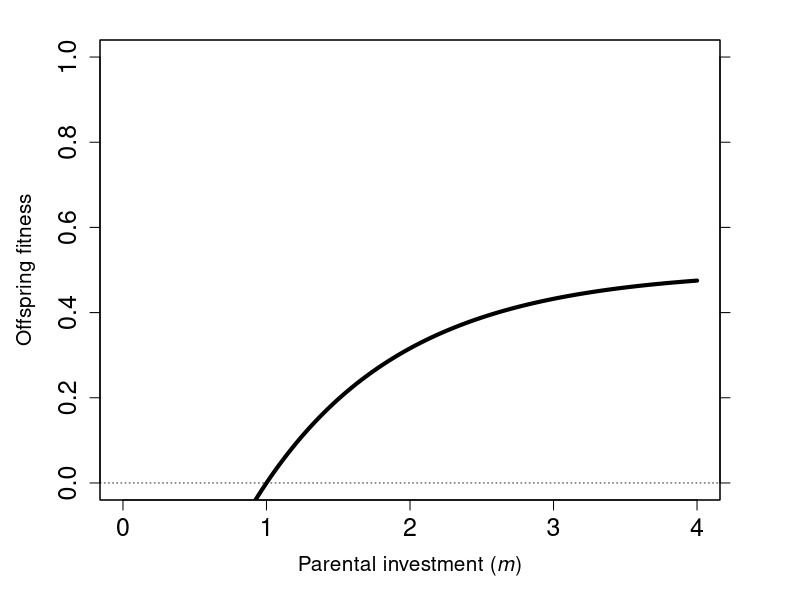
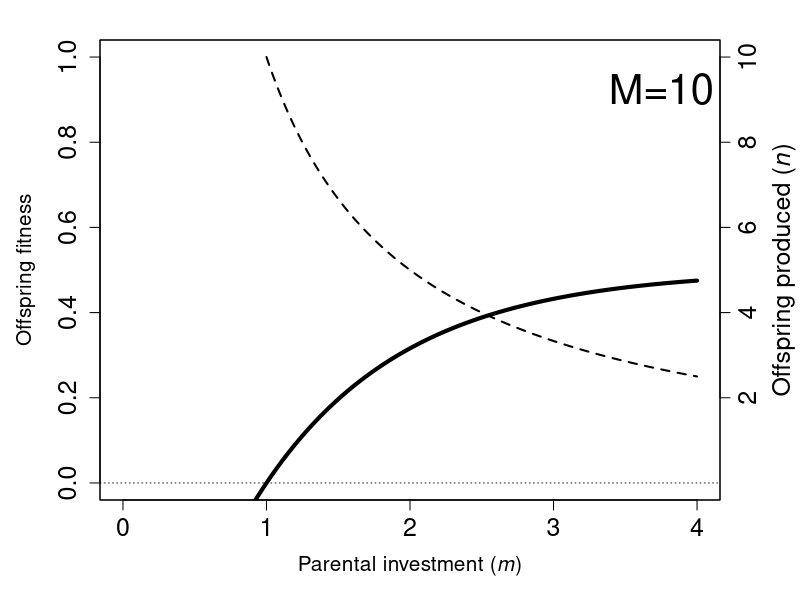
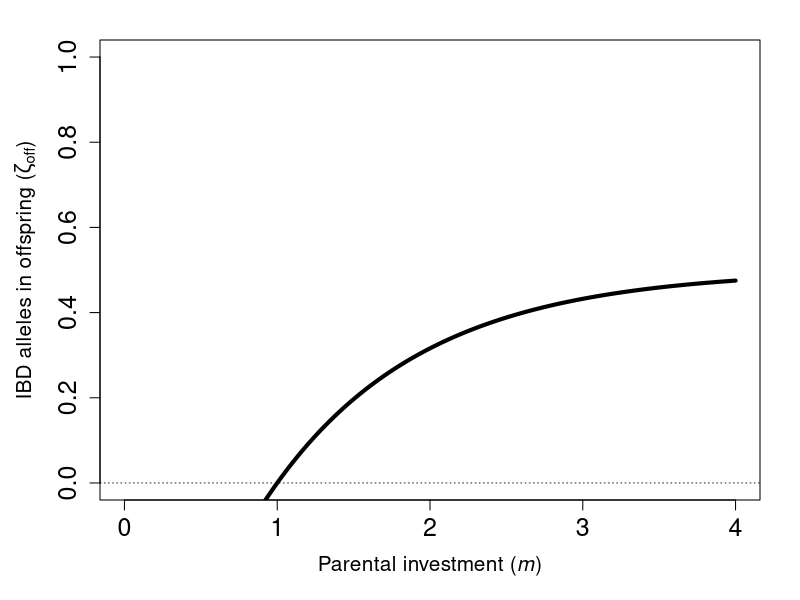

These charts were generated, in order, by the following R code: (Note: this script raises an error after producing the figures.)
## ---- chunk 1
OffATr <- function(r, m, mmin=1, Beta=1, c=1){
    return( (1/2)*(1+r) * (1 - exp(-c*(m - mmin - Beta*r)) ));
}
PI  <- seq(from=0,to=4,by=0.01);
All <- OffATr(r=0, m=PI, mmin=1, Beta=0, c=1);
par(mar=c(5,5,2,4));
plot(PI,All,type="l",lwd=4,ylim=c(0,1),xlim=c(0,4),
     xlab=expression(paste("Parental investment (",italic(m),")")),
     ylab=expression(paste("Offspring fitness")),
     cex.lab=1.25,cex.axis=1.5);
par(new=TRUE);
plot(x=PI,y=10/PI,ylim=c(0,10),lwd=0,xaxt="n",yaxt="n",
     xlab="",ylab="",lty="dashed",type="l",col="white");
axis(4, cex.axis=0.01, col.axis="black");
mtext(text=expression(paste("Offspring produced (",italic(n),")")),
      side=4,line=3, cex=1.5, col="white");
abline(h=0,lty="dotted",lwd=0.8);
## ---- chunk 2
OffATr <- function(r, m, mmin=1, Beta=1, c=1){
    return( (1/2)*(1+r) * (1 - exp(-c*(m - mmin - Beta*r)) ));
}
PI  <- seq(from=0,to=4,by=0.01);
All <- OffATr(r=0, m=PI, mmin=1, Beta=0, c=1);
par(mar=c(5,5,2,4));
plot(PI,All,type="l",lwd=4,ylim=c(0,1),xlim=c(0,4),
     xlab=expression(paste("Parental investment (",italic(m),")")),
     ylab=expression(paste("Offspring fitness")),
     cex.lab=1.25,cex.axis=1.5);
par(new=TRUE);
plot(x=PI[PI>=1],y=10/PI[PI>=1],ylim=c(0,10),lwd=2,xaxt="n",yaxt="n",xlim=c(0,4),
     xlab="",ylab="",lty="dashed",type="l",col="black");
axis(4, cex.axis=1.5, col.axis="black", at=c(2,4,6,8,10));
mtext(text=expression(paste("Offspring produced (",italic(n),")")),
      side=4,line=3, cex=1.5, col="black");
text(x=3.75,y=9.25,labels="M=10",cex=2.5);
abline(h=0,lty="dotted",lwd=0.8);
## ---- chunk 3
# Below is a function of the general equation for plotting
OffATr <- function(r, m, mmin=1, Beta=1, c=1){
    return( (1/2)*(1+r) * (1 - exp(-c*(m - mmin - Beta*r)) ));
}
PI  <- seq(from=0,to=4,by=0.01);
All <- OffATr(r=0, m=PI, mmin=1, Beta=0, c=1);
par(mar=c(5,5,2,2));
plot(PI,All,type="l",lwd=4,ylim=c(0,1),
  xlab=expression(paste("Parental investment (",italic(m),")")),
  ylab=expression(paste("IBD alleles in offspring (",zeta[off],")")),
  cex.lab=1.25,cex.axis=1.5);
abline(h=0,lty="dotted",lwd=0.8);
## ---- chunk 4
# Below is fmd for analysis and plotting
OffATrd <- function(r, m, mmin=1, Beta=1, c=1){
    return(  0.5 * (1 + r) * (exp(-c * (m - mmin - Beta * r)) * c)  );
    # Also can simplify: return(  (c/2)*(1+r)*exp(-c*(m-mmin-Beta*r))  );
} # We'll need the above to find m^{*} and \gamma^{*} 
# To find m^{*}, can use the function below
findm <- function(low.guess,high.guess,rval,mmin=1,Beta=1,c=1){
  fm  <- function(m,r=rval){ 
           OffATrd(r=rval, mmin=mmin, Beta=Beta, m=m, c=c)*(0-m) + 
             OffATr(r=rval, mmin=mmin, Beta=Beta, m=m, c=c);
         }
  lg  <- fm(m=low.guess, r=rval);
  hg  <- fm(m=high.guess,r=rval);
  if(lg > 0){
    u <- low.guess;
    l <- high.guess;
  }else{
    u <- high.guess;
    l <- low.guess;
  }
  if((fm(l) > 0 & fm(u) > 0) | (fm(l) < 0 & fm(u) < 0)){
    return("Value of m is outside the range");
  }else{
    check  <- 1;
    mguess <- 0.5 * (l+u);
    i      <- 0;
    while(abs(check) > 0.000001 & i < 1000000){
        check <- fm(r=rval, m=mguess);
        if(check > 0){
          u      <- mguess;
          mguess <- 0.5*(l+mguess); 
        }else{
          l      <- mguess;
          mguess <- 0.5*(u+mguess);
        }
        i <- i+1;
    }
    return(mguess);
  }
} # Running the below returns the estimate
fmpl  <- expression(zeta[off] == frac(1,2)*(1+r)*(1-e^{(-c*(m-m[min]-beta*r))}));
inputPanel(
    
  sliderInput("rval", label = "Relatedness", width="100%",
              min = 0.0, max = 1, value = 0, step = 0.05), 
    
  sliderInput("cval", label = "PI curve", width="100%",
              min = 0.0, max = 3, value = 1, step=0.2),
  
  sliderInput("mmin", label = "Minimum m value", width="100%",
              min = 0.0, max = 2, value = 1, step = 0.1),
  
  sliderInput("Beta", label = "Inbreeding depression", 
              width="100%", min = 0.0, max = 5, value = 0, step = 0.2)
)

renderPlot({
  cc  <- as.numeric(input$cval);
  mm  <- as.numeric(input$mmin);
  bb  <- as.numeric(input$Beta);
  rr  <- as.numeric(input$rval);
  rmm <- findm(low.guess=0,high.guess=6,rval=rr,mmin=mm,Beta=bb,c=cc);
  mzt <- OffATr(r=rr, m=rmm, mmin=mm, Beta=bb, c=cc);
  rmg <- mzt / rmm;    
  PI  <- seq(from=0,to=4,by=0.01);
  All <- OffATr(r=rr, m=PI, mmin=mm, Beta=bb, c=cc);
  par(mar=c(5,5,2,2));
  plot(PI,All,type="l",lwd=4,ylim=c(0,1),
     xlab=expression(paste("Parental investment (",italic(m),")")),
     ylab=expression(paste("IBD alleles in offspring (",zeta[off],")")),
     cex.lab=1.5,cex.axis=1.5);
  abline(h=0,lty="dotted",lwd=0.8);
  abline(a=0,b=rmg,lty="solid", lwd=2,col="blue");
  arrows(x0=rmm,y0=mzt/2,x1=rmm,y1=0,length = 0.15,angle=30,code=2,lwd=3,col="blue");
  text(x=1,y=0.8,labels=fmpl,cex=2);
  text(x=rmm,y=0.5*mzt+0.07,labels=expression(paste(italic(m)^"*")),col="blue",cex=2);
  text(x=0.5,y=rmg*0.5+0.07,labels=expression(paste(italic(gamma^"*"))),
       srt=rmg,cex=2,col="blue");
})

## ---- chunk 5
bss <- seq(from=0.5,to=5,by=0.25);
gamz <- function(rvl,betas,mmin=1,c=1){
    mvl <- rep(0,length(betas));
    gam <- rep(0,length(betas));
    for(i in 1:length(bss)){
        mvl[i] <- findm(low.guess=0,high.guess=10,rval=rvl,mmin=1,Beta=betas[i],c=1);
        gam[i] <- OffATr(r=rvl, m=mvl[i], mmin=1, Beta=betas[i], c=1) / mvl[i];
    }
    return(list(mvl=mvl,gam=gam));
}
rg000 <- gamz(rvl=0.000,betas=bss);
rg125 <- gamz(rvl=0.125,betas=bss);
rg250 <- gamz(rvl=0.250,betas=bss);
rg500 <- gamz(rvl=0.500,betas=bss);
#----------------------------------------------------------------
par(mar=c(5,5,2,1),lwd=2);
plot(x=bss,y=rg000$mvl,type="l",lwd=2,ylim=c(2,6),pch=1.5,
     xlab=expression(paste("Inbreeding depression (",beta,")")),
     ylab=expression(paste("Optimum parental investment (",italic(m),"*)")),
     cex.lab=1.5,cex.axis=1.5);
points(x=bss,y=rg125$mvl,type="l",lwd=2);
points(x=bss,y=rg250$mvl,type="l",lwd=2);
points(x=bss,y=rg500$mvl,type="l",lwd=2);
text(x=bss[17],y=rg000$mvl[17]+0.15,labels="r=0",srt=-0,cex=1.25);
text(x=bss[17],y=rg125$mvl[17]+0.15,labels="r=1/8",srt=6,cex=1.25);
text(x=bss[17],y=rg250$mvl[17]+0.15,labels="r=1/4",srt=12,cex=1.25);
text(x=bss[17],y=rg500$mvl[17]+0.15,labels="r=1/2",srt=22,cex=1.25);
## ---- chunk 6
par(mar=c(5,5,0.25,1),lwd=2);
plot(x=bss,y=rg000$gam,type="l",lwd=2,ylim=c(0.12,0.22),pch=1.5,yaxt="n",
     xlab=expression(paste("Inbreeding depression (",beta,")")),
     ylab=expression(paste("Rate of fitness increase (",gamma,"*)")),
     cex.lab=1.5,cex.axis=1.5);
axis(side=2,at=c(0.12,0.16,0.20),cex.axis=1.5);
points(x=bss,y=rg125$gam,type="l",lwd=2);
points(x=bss,y=rg250$gam,type="l",lwd=2);
points(x=bss,y=rg500$gam,type="l",lwd=2);
text(x=bss[17],y=rg000$gam[17]+0.003,labels="r=0",srt=-0,cex=1.25);
text(x=bss[17],y=rg125$gam[17]+0.003,labels="r=1/8",srt=-6,cex=1.25);
text(x=bss[17],y=rg250$gam[17]+0.003,labels="r=1/4",srt=-12,cex=1.25);
text(x=bss[17],y=rg500$gam[17]+0.003,labels="r=1/2",srt=-18,cex=1.25);

## ---- chunk 7
# First the below plots the new figure
bss <- seq(from=0.5,to=5,by=0.25);
gamznokin <- function(rvl,betas,mmin=1,c=1){
    mvl <- rep(0,length(betas));
    gam <- rep(0,length(betas));
    for(i in 1:length(bss)){
        mvl[i] <- findm(low.guess=0,high.guess=10,rval=0,mmin=1,Beta=betas[i],c=1);
        gam[i] <- OffATr(r=rvl, m=mvl[i], mmin=1, Beta=betas[i], c=1) / mvl[i];
    }
    return(list(mvl=mvl,gam=gam));
}
rg000nk <- gamznokin(rvl=0.000,betas=bss);
rg125nk <- gamznokin(rvl=0.125,betas=bss);
rg250nk <- gamznokin(rvl=0.250,betas=bss);
rg500nk <- gamznokin(rvl=0.500,betas=bss);
par(mar=c(5,5,0.25,1),lwd=2);
plot(x=bss,y=rg000nk$gam,type="l",lwd=2,ylim=c(0.12,0.22),pch=1.5,yaxt="n",
     xlab=expression(paste("Inbreeding depression (",beta,")")),
     ylab=expression(paste("Rate of fitness increase (",gamma,")")),
     cex.lab=1.5,cex.axis=1.5);
axis(side=2,at=c(0.12,0.16,0.20),cex.axis=1.5);
points(x=bss,y=rg125nk$gam,type="l",lwd=2);
points(x=bss,y=rg250nk$gam,type="l",lwd=2);
points(x=bss,y=rg500nk$gam,type="l",lwd=2);
text(x=bss[12],y=rg000nk$gam[12]+0.003,labels="r=0",srt=-0,cex=1.25);
text(x=bss[10],y=rg125nk$gam[10]+0.004,labels="r=1/8",srt=-22.5,cex=1.25);
text(x=bss[7],y=rg250nk$gam[7]+0.005,labels="r=1/4",srt=-44,cex=1.25);
text(x=bss[4]+0.08,y=rg500nk$gam[4]+0.004,labels="r=1/2",srt=-60,cex=1.25);
# Next, the below generates a function to find where lines intersect
# Finds the beta at which a particular r value intersects r=0 for fitness
findbeta <- function(high.guess,rval,m=FALSE,mmin=1,c=1){
    low.guess <- 0;
    outbr <- findm(low.guess=0,high.guess=10,rval=0,mmin=mmin,Beta=0,c=c);
    outgm <- OffATr(r=0,m=outbr,mmin=mmin,Beta=0,c=c) / outbr;
    if(m == FALSE){ # If we're not constraining m
        check  <- 1;
        bguess <- 0.5 * high.guess;
        i      <- 0;
        l      <- low.guess
        u      <- high.guess;
        while(abs(check) > 0.000001 & i < 1000000){
            mst   <- findm(low.guess=0,high.guess=10,rval=rval,mmin=mmin,Beta=bguess,c=c);
            gam   <- OffATr(r=rval,m=mst,mmin=mmin,Beta=bguess,c=c) / mst;
            check <- gam - outgm;
            if(check < 0){
                u      <- bguess;
                bguess <- 0.5*(l+bguess); 
            }else{
                l      <- bguess;
                bguess <- 0.5*(u+bguess);
            }
            i <- i+1;
        }
    }else{ #If we are forcing m to a particular value
        check  <- 1;
        bguess <- 0.5 * high.guess;
        i      <- 0;
        l      <- low.guess
        u      <- high.guess;
        while(abs(check) > 0.000001 & i < 1000000){
            gam   <- OffATr(r=rval,m=m,mmin=mmin,Beta=bguess,c=c) / m;
            check <- gam - outgm;
            if(check < 0){
                u      <- bguess;
                bguess <- 0.5*(l+bguess); 
            }else{
                l      <- bguess;
                bguess <- 0.5*(u+bguess);
            }
            i <- i+1;
        }
    }   
    return(bguess);
}
## ---- chunk 8
# Below returns m^{*} for outbreeders and inbreeders, respectively
r00m <- findm(low.guess=0,high.guess=4,rval=0.0,mmin=1,Beta=1,c=1);
r05m <- findm(low.guess=0,high.guess=4,rval=0.5,mmin=1,Beta=1,c=1);
# Below finds the tangent slope, \gamma^{*}
r00g <- OffATr(r=0,   m=r00m, mmin=1, Beta=1, c=1) / r00m;
r05g <- OffATr(r=0.5, m=r05m, mmin=1, Beta=1, c=1) / r05m;
fpair <- expression(0.5*(1+r)*(1-exp(-c*(m-mmin-Beta*r))) - 
                        (r/2)*(1-exp(-c*(z-mmin))),'m');
fpaird <- D(fpair,'m'); # can print fmd to show solution
Offpair <- function(r, m, mmin=1, Beta=1, c=1, m0=r00m){
    direct   <- (1/2)*(1+r) * (1 - exp(-c*(m - mmin - Beta*r)) );
    indirect <- (r/2)*(1-exp(-c*(r00m-mmin)));
    return( direct - indirect);
}
findmpair <- function(low.guess,high.guess,rval,mmin=1,Beta=1,c=1,m0=r00m){
    # Note that derivative of zeta has not changed, only the original f
    fm  <- function(m,r=rval){ 
        OffATrd(r=rval, mmin=mmin, Beta=Beta, m=m, c=c)*(0-m) + 
            Offpair(r=rval, mmin=mmin, Beta=Beta, m=m, c=c, m0=m0);
    }
    lg  <- fm(m=low.guess, r=rval);
    hg  <- fm(m=high.guess,r=rval);
    if(lg > 0){
        u <- low.guess;
        l <- high.guess;
    }else{
        u <- high.guess;
        l <- low.guess;
    }
    if((fm(l) > 0 & fm(u) > 0) | (fm(l) < 0 & fm(u) < 0)){
        return("Value of m is outside the range");
    }else{
        check  <- 1;
        mguess <- 0.5 * (l+u);
        i      <- 0;
        while(abs(check) > 0.000001 & i < 1000000){
            check <- fm(r=rval, m=mguess);
            if(check > 0){
                u      <- mguess;
                mguess <- 0.5*(l+mguess); 
            }else{
                l      <- mguess;
                mguess <- 0.5*(u+mguess);
            }
            i <- i+1;
        }
        return(mguess);
    }
} # Running the below returns the
bss <- seq(from=0.5,to=5,by=0.25);
gamzp <- function(rvl,betas,mmin=1,c=1,m0=r00m){
    mvl <- rep(0,length(betas));
    gam <- rep(0,length(betas));
    for(i in 1:length(bss)){
        mvl[i] <- findmpair(low.guess=0,high.guess=10,rval=rvl,
                            mmin=1,Beta=betas[i],c=1,m0=r00m);
        gam[i] <- Offpair(r=rvl,m=mvl[i],mmin=1,Beta=betas[i],c=1,m0=m0) / mvl[i];
    }
    return(list(mvl=mvl,gam=gam));
}
rg000p <- gamzp(rvl=0.000,betas=bss);
rg125p <- gamzp(rvl=0.125,betas=bss);
rg250p <- gamzp(rvl=0.250,betas=bss);
rg500p <- gamzp(rvl=0.500,betas=bss);
#----------------------------------------------------------------
par(mar=c(1,5,2,1),lwd=2);
plot(x=bss,y=rg000p$mvl,type="l",lwd=2,ylim=c(2,6),pch=1.5,xaxt="n",
     xlab=expression(paste("Inbreeding depression (",beta,")")),
     ylab=expression(paste("Optimum parental investment (",italic(m),"*)")),
     cex.lab=1.5,cex.axis=1.5);
points(x=bss,y=rg125p$mvl,type="l",lwd=2);
points(x=bss,y=rg250p$mvl,type="l",lwd=2);
points(x=bss,y=rg500p$mvl,type="l",lwd=2);
points(x=bss,y=rg125$mvl,type="l",lwd=2,lty="dotted",col="grey30");
points(x=bss,y=rg250$mvl,type="l",lwd=2,lty="dotted",col="grey30");
points(x=bss,y=rg500$mvl,type="l",lwd=2,lty="dotted",col="grey30");
text(x=bss[17],y=rg000p$mvl[17]+0.15,labels="r=0",srt=-0,cex=1.25);
text(x=bss[17],y=rg125p$mvl[17]+0.15,labels="r=1/8",srt=6,cex=1.25);
text(x=bss[17],y=rg250p$mvl[17]+0.15,labels="r=1/4",srt=12,cex=1.25);
text(x=bss[17],y=rg500p$mvl[17]+0.15,labels="r=1/2",srt=18,cex=1.25);
text(x=bss[18],y=rg125$mvl[18]-0.15,labels="r=1/8",srt=6,cex=0.8,col="grey30");
text(x=bss[18],y=rg250$mvl[18]-0.15,labels="r=1/4",srt=12,cex=0.8,col="grey30");
text(x=bss[18],y=rg500$mvl[18]-0.15,labels="r=1/2",srt=18,cex=0.8,col="grey30");
## ---- chunk 9
par(mar=c(5,5,0.25,1),lwd=2);
plot(x=bss,y=rg000p$gam,type="l",lwd=2,ylim=c(0.08,0.22),pch=1.5,yaxt="n",
     xlab=expression(paste("Inbreeding depression (",beta,")")),
     ylab=expression(paste("Rate of fitness increase (",gamma,"*)")),
     cex.lab=1.5,cex.axis=1.5);
axis(side=2,at=c(0.12,0.16,0.20),cex.axis=1.5);
points(x=bss,y=rg125p$gam,type="l",lwd=2);
points(x=bss,y=rg250p$gam,type="l",lwd=2);
points(x=bss,y=rg500p$gam,type="l",lwd=2);
points(x=bss,y=rg125$gam,type="l",lwd=2,lty="dotted",col="grey70");
points(x=bss,y=rg250$gam,type="l",lwd=2,lty="dotted",col="grey70");
points(x=bss,y=rg500$gam,type="l",lwd=2,lty="dotted",col="grey70");
text(x=bss[17],y=rg000p$gam[17]+0.005,labels="r=0",srt=-0,cex=1.25);
text(x=bss[17],y=rg125p$gam[17]+0.005,labels="r=1/8",srt=-4,cex=1.25);
text(x=bss[17],y=rg250p$gam[17]+0.005,labels="r=1/4",srt=-6,cex=1.25);
text(x=bss[17],y=rg500p$gam[17]+0.005,labels="r=1/2",srt=-8,cex=1.25);
text(x=bss[2],y=rg125$gam[2]+0.004,labels="r=1/8",srt=-7,cex=0.8,col="grey70");
text(x=bss[2],y=rg250$gam[2]+0.005,labels="r=1/4",srt=-12,cex=0.8,col="grey70");
text(x=bss[2],y=rg500$gam[2]+0.005,labels="r=1/2",srt=-23,cex=0.8,col="grey70");
## ---- chunk 10
OffATf <- function(f, k, m, B0=1, B1=1, c=1){
    return( (1/2)*(1+(2*k/(1+f))) * (1 - exp(-c*(m - B0 - 2*B1*k)) ));
}
findmf <- function(low.guess,high.guess,kval,fval,B1=1,c=1,B0=1){
  OffATf <- function(m, f=fval, k=kval, B0=1, B1=1, c=1){
    return( (1/2)*(1+(2*k/(1+f))) * (1 - exp(-c*(m - B0 - 2*B1*k)) ));
  }
  OffATff <- function(m, k=kval, f=fval, B0=1, B1=1, c=1){
    return( 0.5 * (1 + (2 * k/(f + 1))) * (exp(-c * (m - B0 - 2 * B1 * k)) * c) );
  }    
  fm <- function(m, f=fval, k=kval, B0=1, B1=1, c=1){
    OffATff(m=m, f=fval, k=kval, B0=B0, B1=B1, c=c)*(0-m) + 
          OffATf(m=m, f=fval, k=kval, B0=B0, B1=B1, c=c);
  }
  lg  <- fm(m=low.guess, k=kval, f=fval);
  hg  <- fm(m=high.guess,k=kval, f=fval);
  if(lg > 0){
    u <- low.guess;
    l <- high.guess;
  }else{
    u <- high.guess;
    l <- low.guess;
  }
  if((fm(l) > 0 & fm(u) > 0) | (fm(l) < 0 & fm(u) < 0)){
    return("Value of m is outside the range");
  }else{
    check  <- 1;
    mguess <- 0.5 * (l+u);
    i      <- 0;
    while(abs(check) > 0.001 & i < 10000){
        check <- fm(k=kval, f=fval, m=mguess);
        if(check > 0){
          u      <- mguess;
          mguess <- 0.5*(l+mguess); 
        }else{
          l      <- mguess;
          mguess <- 0.5*(u+mguess);
        }
        i <- i+1;
    }
    return(mguess);
  }
} # Running the below returns the estimate
PI         <- seq(from=0,to=4,by=0.01);
imopt.f000 <- findmf(low.guess=0,high.guess=4,kval=0.25,fval=0.0, B1=1);
imopt.f025 <- findmf(low.guess=0,high.guess=4,kval=0.25,fval=0.25, B1=1);
itang.f000 <- OffATf(m=imopt.f000, f=0, k=0.25, B0=1, B1=1, c=1) / imopt.f000;
itang.f025 <- OffATf(m=imopt.f025, f=0.25, k=0.25, B0=1, B1=1, c=1) / imopt.f025;
omopt.f000 <- findmf(low.guess=0,high.guess=4,kval=0.0,fval=0.0, B1=1);
omopt.f025 <- findmf(low.guess=0,high.guess=4,kval=0.0,fval=0.25, B1=1);
otang.f000 <- OffATf(m=omopt.f000, f=0, k=0.0, B0=1, B1=1, c=1) / omopt.f000;
otang.f025 <- OffATf(m=omopt.f025, f=0.25, k=0.0, B0=1, B1=1, c=1) / omopt.f025;
Alleles_IBD_f000 <- OffATf(k=0.25, f=0.0, m=PI, B0=1, B1=1, c=1);
par(mar=c(5,5,2,2));
plot(PI,Alleles_IBD_f000,type="l",lwd=1,ylim=c(0,1),lty="solid",
     xlab=expression(paste("Parental investment (",italic(m),")")),
     ylab=expression(paste("IBD alleles in offspring (",zeta[off],")")),
     cex.lab=1.5,cex.axis=1.5);
abline(h=0,lty="dotted",lwd=0.8);
Alleles_IBD_f025 <- OffATf(k=0.25, f=0.25, m=PI, B0=1, B1=1, c=1);
abline(b=itang.f000,a=0,lty="solid",lwd=0.5,col="grey40");
abline(b=itang.f025,a=0,lty="solid",lwd=0.5,col="grey40");
polygon(x=c(PI,rev(PI)),y=c(Alleles_IBD_f000,rev(Alleles_IBD_f025)),col="grey70",border=NA);
points(PI,Alleles_IBD_f025,type="l",lwd=1,col="black",lty="solid");
points(PI,Alleles_IBD_f000,type="l",lwd=1,col="black",lty="solid");
yof000 <- OffATf(k=0.25, f=0.0,  m=imopt.f000, B0=1, B1=1, c=1);
yof025 <- OffATf(k=0.25, f=0.25, m=imopt.f025, B0=1, B1=1, c=1);
xline  <- seq(from=1,to=imopt.f000,by=0.001);
points(x=xline,y=rep(yof000,length(xline)),type="l",lwd=1);
points(x=xline,y=rep(yof025,length(xline)),type="l",lwd=1);
yline  <- seq(from=0,to=yof025,by=0.001);
points(x=rep(imopt.f025,length(yline)),y=yline,type="l",lwd=1);
text(x=3.5,y=0.255,labels=expression(paste(italic(m^{"*"}))),cex=1.75);
arrows(x0=3.345,y0=0.205,x1=imopt.f025+0.04,y1=0.01,length = 0.15,angle=30,code=2,lwd=2);
text(x=0.75,y=0.8,labels=expression(paste(italic(f==0))),cex=1.25);
arrows(x0=0.8,y0=0.75,x1=1.1,y1=yof000+0.01,length = 0.15,angle=30,code=2,lwd=2);
text(x=0.67,y=0.35,labels=expression(paste(italic(f==frac(1,4)))),cex=1.25);
arrows(x0=0.87,y0=0.36,x1=1.1,y1=yof025-0.01,length = 0.15,angle=30,code=2,lwd=2);
## ---- chunk 11
fm  <- expression(0.5*(1+r) * (1 - exp(-c*(m-mmin-Beta*r))) * (1-r*Delta),'m');
# We can use the above to differentiate fm wrt `m`
fmd <- D(fm,'m'); # can print fmd to show solution
OffDelta <- function(r, m, mmin=1, Beta=1, c=1, Delta){
    return( 0.5*(1+r) * (1 - exp(-c*(m-mmin-Beta*r))) * (1-r*Delta) );
}
OffDeltad <- function(r, m, mmin=1, Beta=1, c=1, Delta){
    return( 0.5 * (1 + r) * (exp(-c * (m - mmin - Beta * r)) * c)*(1-r*Delta) );
}
findmDelta <- function(low.guess,high.guess,rval,mmin=1,Beta=1,c=1,Delta){
    fm  <- function(m,r=rval, DD=Delta){ 
        OffDeltad(r=rval, mmin=mmin, Beta=Beta, m=m, c=c, Delta=Delta)*(0-m) + 
            OffDelta(r=rval, mmin=mmin, Beta=Beta, m=m, c=c, Delta=Delta);
    }
    lg  <- fm(m=low.guess, r=rval, DD=Delta);
    hg  <- fm(m=high.guess,r=rval, DD=Delta);
    if(lg > 0){
        u <- low.guess;
        l <- high.guess;
    }else{
        u <- high.guess;
        l <- low.guess;
    }
    if((fm(l) > 0 & fm(u) > 0) | (fm(l) < 0 & fm(u) < 0)){
        return("Value of m is outside the range");
    }else{
        check  <- 1;
        mguess <- 0.5 * (l+u);
        i      <- 0;
        while(abs(check) > 0.000001 & i < 1000000){
            check <- fm(r=rval, m=mguess);
            if(check > 0){
                u      <- mguess;
                mguess <- 0.5*(l+mguess); 
            }else{
                l      <- mguess;
                mguess <- 0.5*(u+mguess);
            }
            i <- i+1;
        }
        return(mguess);
    }
} # Running the below returns the estimate
Beta <- 1;
c    <- 1;
mmin <- 1;
rva  <- 0.5;
Delt <- 0; # First show no Delta
Del1 <- OffDelta(m=PI,r=0.5,Delta=Delt, Beta=1);
par(mar=c(5,5,1,1));
plot(x=PI,y=Del1,type="l",lwd=2,ylim=c(0,1),
     xlab=expression(paste("Parental investment (",italic(m),")")),
     ylab=expression(paste("IBD alleles in offspring (",zeta[off],")")),
     cex.lab=1.5,cex.axis=1.5);
d1m <- findmDelta(low.guess=0,high.guess=10,rval=0.5,Delta=Delt);
d1g <- OffDelta(r=rva, mmin=mmin, Beta=Beta, m=d1m, c=c, Delta=Delt) / d1m;
abline(a=0,b=d1g,col="black");
Delt <- 0.5; # Now show significant delta
Del2 <- OffDelta(m=PI,r=0.5,Delta=Delt, Beta=1);
points(x=PI,y=Del2,type="l",lwd=2,ylim=c(0,1),lty="dashed");
d2m <- findmDelta(low.guess=0,high.guess=10,rval=0.5,Delta=Delt);
d2g <- OffDelta(r=rva, mmin=mmin, Beta=Beta, m=d2m, c=c, Delta=Delt) / d2m;
abline(a=0,b=d2g,lty="dashed");

